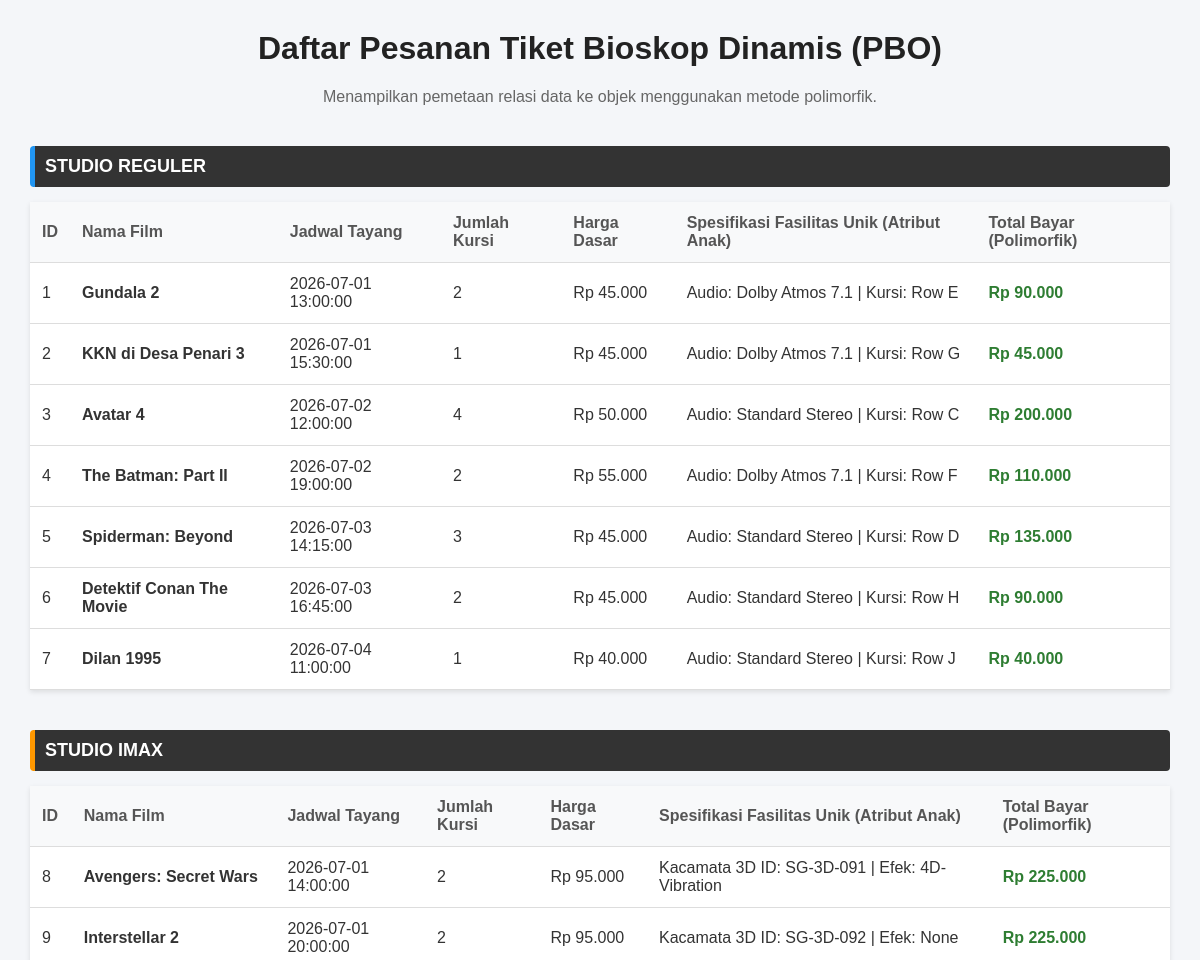
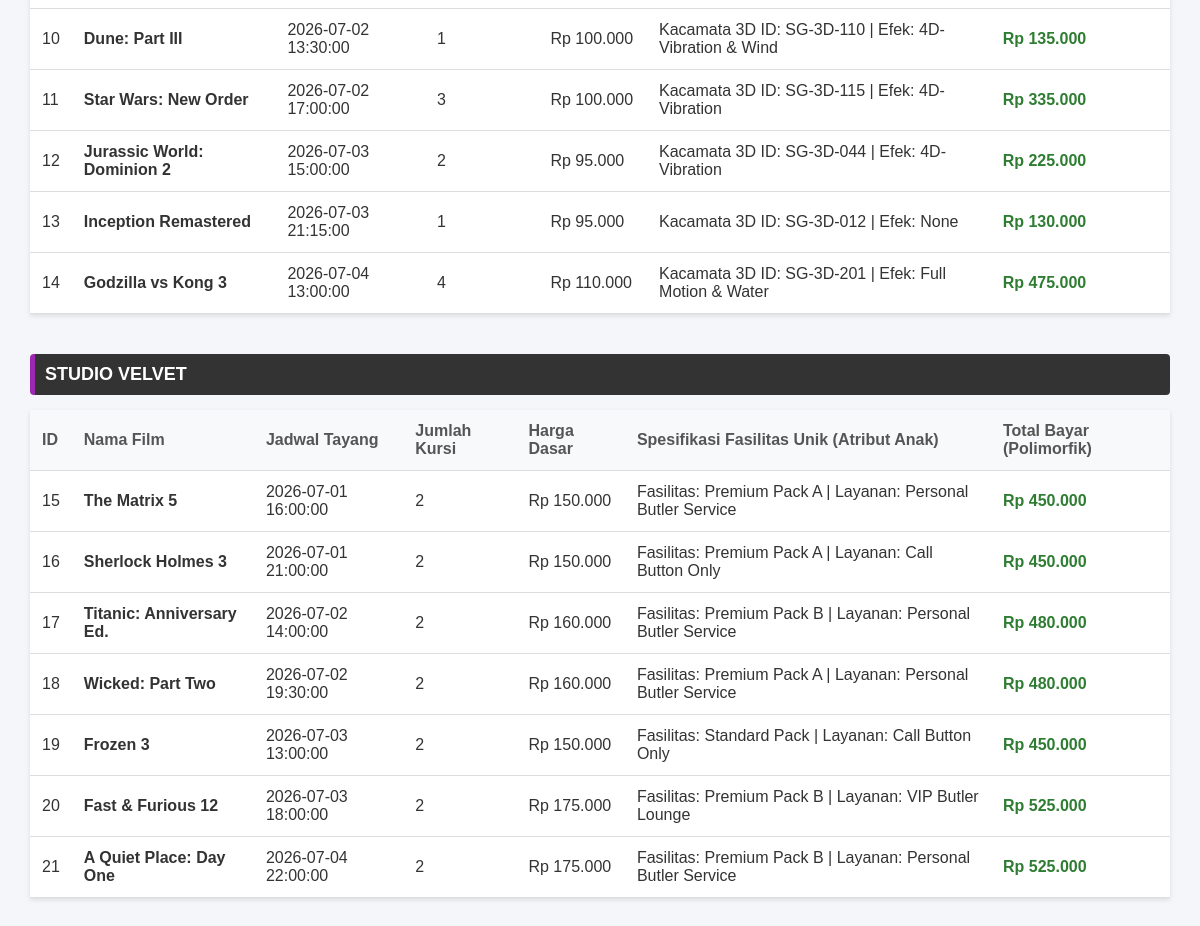
The page / on the database its author committed (2 pictures, top to bottom).
### tables this page shows
CREATE TABLE `tabel_tiket` (
  `id_tiket` int NOT NULL,
  `nama_film` varchar(150) NOT NULL,
  `jadwal_tayang` datetime NOT NULL,
  `jumlah_kursi` int NOT NULL,
  `harga_dasar_tiket` decimal(10,2) NOT NULL,
  `jenis_studio` enum('reguler','imax','velvet') NOT NULL,
  `tipe_audio` varchar(50) DEFAULT NULL,
  `lokasi_baris` varchar(10) DEFAULT NULL,
  `kacamata_3d_id` varchar(50) DEFAULT NULL,
  `efek_gerak_fitur` varchar(100) DEFAULT NULL,
  `bantal_selimut_pack` varchar(50) DEFAULT NULL,
  `layanan_butler` varchar(100) DEFAULT NULL
);

### TiketReguler.php (called while the page is built, shortened)
<?php
require_once 'tiket.php';
class TiketReguler extends Tiket {
    private $tipeAudio;
    private $lokasiBaris;
    public function __construct($id_tiket, $nama_film, $jadwal_tayang, $jumlah_kursi, $hargaDasarTiket, $tipeAudio, $lokasiBaris) {
        $this->tipeAudio = $tipeAudio;
        $this->lokasiBaris = $lokasiBaris;
    }
    public function hitungTotalHarga() {
        return $this->jumlah_kursi * $this->hargaDasarTiket;
    }
    public function tampilkanInfoFasilitas() {
        return "Audio: " . $this->tipeAudio . " | Kursi: " . $this->lokasiBaris;
    }
}
?>

### tiket.php (called while the page is built, shortened)
<?php
abstract class Tiket {
    public function __construct($id_tiket, $nama_film, $jadwal_tayang, $jumlah_kursi, $hargaDasarTiket) {
        $this->jumlah_kursi = $jumlah_kursi;
        $this->hargaDasarTiket = $hargaDasarTiket;
    }
}

### TiketIMAX.php (called while the page is built, shortened)
<?php
require_once 'tiket.php';
class TiketIMAX extends Tiket {
    private $kacamata3dId;
    private $efekGerakFitur;
    public function __construct($id_tiket, $nama_film, $jadwal_tayang, $jumlah_kursi, $hargaDasarTiket, $kacamata3dId, $efekGerakFitur) {
        $this->kacamata3dId = $kacamata3dId;
        $this->efekGerakFitur = $efekGerakFitur;
    }
    public function hitungTotalHarga() {
        return ($this->jumlah_kursi * $this->hargaDasarTiket) + 35000;
    }
    public function tampilkanInfoFasilitas() {
        return "Kacamata 3D ID: " . $this->kacamata3dId . " | Efek: " . $this->efekGerakFitur;
    }
}
?>

### TiketVelvet.php (called while the page is built, shortened)
<?php
require_once 'tiket.php';
class TiketVelvet extends Tiket {
    private $bantalSelimutPack;
    private $layananButler;
    public function __construct($id_tiket, $nama_film, $jadwal_tayang, $jumlah_kursi, $hargaDasarTiket, $bantalSelimutPack, $layananButler) {
        $this->bantalSelimutPack = $bantalSelimutPack;
        $this->layananButler = $layananButler;
    }
    public function hitungTotalHarga() {
        return ($this->jumlah_kursi * $this->hargaDasarTiket) * 1.50;
    }
    public function tampilkanInfoFasilitas() {
        return "Fasilitas: " . $this->bantalSelimutPack . " | Layanan: " . $this->layananButler;
    }
}
?>

### index.php (the view, shortened to what this page needs)
<?php
require_once 'TiketReguler.php';
require_once 'TiketIMAX.php';
require_once 'TiketVelvet.php';
$db = new Database();
$conn = $db->getConnection();
$query = "SELECT * FROM tabel_tiket";
$result = $conn->query($query);
$kelompok_tiket = [
    'reguler' => [],
    'imax'    => [],
    'velvet'  => []
];
if ($result && $result->num_rows > 0) {
    while ($row = $result->fetch_assoc()) {
        $jenis = strtolower($row['jenis_studio']);
        if ($jenis == 'reguler') {
            $kelompok_tiket['reguler'][] = new TiketReguler(
                $row['id_tiket'], $row['nama_film'], $row['jadwal_tayang'],
                $row['jumlah_kursi'], $row['harga_dasar_tiket'],
                $row['tipe_audio'], $row['lokasi_baris']
            );
        } elseif ($jenis == 'imax') {
            $kelompok_tiket['imax'][] = new TiketIMAX(
                $row['id_tiket'], $row['nama_film'], $row['jadwal_tayang'],
                $row['jumlah_kursi'], $row['harga_dasar_tiket'],
                $row['kacamata_3d_id'], $row['efek_gerak_fitur']
            );
        } elseif ($jenis == 'velvet') {
            $kelompok_tiket['velvet'][] = new TiketVelvet(
                $row['id_tiket'], $row['nama_film'], $row['jadwal_tayang'],
                $row['jumlah_kursi'], $row['harga_dasar_tiket'],
                $row['bantal_selimut_pack'], $row['layanan_butler']
            );
        }
    }
}
?>
<!DOCTYPE html>
<html lang="id">
<head>
</head>
<body>
    <h1>Daftar Pesanan Tiket Bioskop Dinamis (PBO)</h1>
    <p style="text-align: center; color: #666;">Menampilkan pemetaan relasi data ke objek menggunakan metode polimorfik.</p>
    <?php
    foreach ($kelompok_tiket as $nama_studio => $daftar_tiket):
    ?>
        <h2 class="studio-<?php echo $nama_studio; ?>">Studio <?php echo ucfirst($nama_studio); ?></h2>
        <table>
            <thead>
                <tr>
                    <th>ID</th>
                    <th>Nama Film</th>
                    <th>Jadwal Tayang</th>
                    <th>Jumlah Kursi</th>
                    <th>Harga Dasar</th>
                    <th>Spesifikasi Fasilitas Unik (Atribut Anak)</th>
                    <th>Total Bayar (Polimorfik)</th>
                </tr>
            </thead>
            <tbody>
                <?php if (empty($daftar_tiket)): ?>
                    <tr>
                        <td colspan="7" style="text-align: center; color: #999;">Belum ada data pesanan untuk studio ini.</td>
                    </tr>
                <?php else: ?>
                    <?php foreach ($daftar_tiket as $tiket): ?>
                        <tr>
                            <td>
                                <?php
                                $refId = new ReflectionProperty('Tiket', 'id_tiket');
                                $refId->setAccessible(true);
                                echo $refId->getValue($tiket);
                                ?>
                            </td>
                            <td>
                                <strong>
                                <?php
                                $refFilm = new ReflectionProperty('Tiket', 'nama_film');
                                $refFilm->setAccessible(true);
                                echo $refFilm->getValue($tiket);
                                ?>
                                </strong>
                            </td>
                            <td>
                                <?php
                                $refJadwal = new ReflectionProperty('Tiket', 'jadwal_tayang');
                                $refJadwal->setAccessible(true);
                                echo $refJadwal->getValue($tiket);
                                ?>
                            </td>
                            <td>
                                <?php
                                $refKursi = new ReflectionProperty('Tiket', 'jumlah_kursi');
                                $refKursi->setAccessible(true);
                                echo $refKursi->getValue($tiket);
                                ?>
                            </td>
                            <td>
                                Rp <?php
                                $refHarga = new ReflectionProperty('Tiket', 'hargaDasarTiket');
                                $refHarga->setAccessible(true);
                                echo number_format($refHarga->getValue($tiket), 0, ',', '.');
                                ?>
                            </td>
                            <td>
                                <span><?php echo $tiket->tampilkanInfoFasilitas(); ?></span>
                            </td>
                            <td class="harga">
                                Rp <?php echo number_format($tiket->hitungTotalHarga(), 0, ',', '.'); ?>
                            </td>
                        </tr>
                    <?php endforeach; ?>
                <?php endif; ?>
            </tbody>
        </table>
    <?php endforeach; ?>
</body>
</html>

### index.php (style rules this page uses)
body { font-family: Arial, sans-serif; margin: 30px; background-color: #f4f6f9; color: #333; }
h1 { text-align: center; color: #222; }
h2 { background-color: #333; color: #fff; padding: 10px; margin-top: 40px; border-radius: 4px; text-transform: uppercase; font-size: 18px; }
.studio-reguler { border-left: 5px solid #2196F3; }
.studio-imax { border-left: 5px solid #FF9800; }
.studio-velvet { border-left: 5px solid #9C27B0; }
table { width: 100%; border-collapse: collapse; margin-top: 10px; background: #fff; box-shadow: 0 2px 5px rgba(0,0,0,0.1); }
th, td { padding: 12px; text-align: left; border-bottom: 1px solid #ddd; }
th { background-color: #f8f9fa; color: #555; }
.harga { font-weight: bold; color: #2e7d32; }

### rows shown on the page
tabel_tiket: Value "1", Value "Gundala 2", Value "2026-07-01 13:00:00", Value "2", Value "45.000", $tiket->tampilkanInfoFasilitas() "Audio: Dolby Atmos 7.1 | Kursi: Row E", $tiket->hitungTotalHarga() "90.000"
tabel_tiket: Value "2", Value "KKN di Desa Penari 3", Value "2026-07-01 15:30:00", Value "1", Value "45.000", $tiket->tampilkanInfoFasilitas() "Audio: Dolby Atmos 7.1 | Kursi: Row G", $tiket->hitungTotalHarga() "45.000"
tabel_tiket: Value "3", Value "Avatar 4", Value "2026-07-02 12:00:00", Value "4", Value "50.000", $tiket->tampilkanInfoFasilitas() "Audio: Standard Stereo | Kursi: Row C", $tiket->hitungTotalHarga() "200.000"
tabel_tiket: Value "4", Value "The Batman: Part II", Value "2026-07-02 19:00:00", Value "2", Value "55.000", $tiket->tampilkanInfoFasilitas() "Audio: Dolby Atmos 7.1 | Kursi: Row F", $tiket->hitungTotalHarga() "110.000"
tabel_tiket: Value "5", Value "Spiderman: Beyond", Value "2026-07-03 14:15:00", Value "3", Value "45.000", $tiket->tampilkanInfoFasilitas() "Audio: Standard Stereo | Kursi: Row D", $tiket->hitungTotalHarga() "135.000"
tabel_tiket: Value "6", Value "Detektif Conan The Movie", Value "2026-07-03 16:45:00", Value "2", Value "45.000", $tiket->tampilkanInfoFasilitas() "Audio: Standard Stereo | Kursi: Row H", $tiket->hitungTotalHarga() "90.000"
tabel_tiket: Value "7", Value "Dilan 1995", Value "2026-07-04 11:00:00", Value "1", Value "40.000", $tiket->tampilkanInfoFasilitas() "Audio: Standard Stereo | Kursi: Row J", $tiket->hitungTotalHarga() "40.000"
tabel_tiket: Value "8", Value "Avengers: Secret Wars", Value "2026-07-01 14:00:00", Value "2", Value "95.000", $tiket->tampilkanInfoFasilitas() "Kacamata 3D ID: SG-3D-091 | Efek: 4D-Vibration", $tiket->hitungTotalHarga() "225.000"
tabel_tiket: Value "9", Value "Interstellar 2", Value "2026-07-01 20:00:00", Value "2", Value "95.000", $tiket->tampilkanInfoFasilitas() "Kacamata 3D ID: SG-3D-092 | Efek: None", $tiket->hitungTotalHarga() "225.000"
tabel_tiket: Value "10", Value "Dune: Part III", Value "2026-07-02 13:30:00", Value "1", Value "100.000", $tiket->tampilkanInfoFasilitas() "Kacamata 3D ID: SG-3D-110 | Efek: 4D-Vibration & Wind", $tiket->hitungTotalHarga() "135.000"
tabel_tiket: Value "11", Value "Star Wars: New Order", Value "2026-07-02 17:00:00", Value "3", Value "100.000", $tiket->tampilkanInfoFasilitas() "Kacamata 3D ID: SG-3D-115 | Efek: 4D-Vibration", $tiket->hitungTotalHarga() "335.000"
tabel_tiket: Value "12", Value "Jurassic World: Dominion 2", Value "2026-07-03 15:00:00", Value "2", Value "95.000", $tiket->tampilkanInfoFasilitas() "Kacamata 3D ID: SG-3D-044 | Efek: 4D-Vibration", $tiket->hitungTotalHarga() "225.000"
tabel_tiket: Value "13", Value "Inception Remastered", Value "2026-07-03 21:15:00", Value "1", Value "95.000", $tiket->tampilkanInfoFasilitas() "Kacamata 3D ID: SG-3D-012 | Efek: None", $tiket->hitungTotalHarga() "130.000"
tabel_tiket: Value "14", Value "Godzilla vs Kong 3", Value "2026-07-04 13:00:00", Value "4", Value "110.000", $tiket->tampilkanInfoFasilitas() "Kacamata 3D ID: SG-3D-201 | Efek: Full Motion & Water", $tiket->hitungTotalHarga() "475.000"
tabel_tiket: Value "15", Value "The Matrix 5", Value "2026-07-01 16:00:00", Value "2", Value "150.000", $tiket->tampilkanInfoFasilitas() "Fasilitas: Premium Pack A | Layanan: Personal Butler Service", $tiket->hitungTotalHarga() "450.000"
tabel_tiket: Value "16", Value "Sherlock Holmes 3", Value "2026-07-01 21:00:00", Value "2", Value "150.000", $tiket->tampilkanInfoFasilitas() "Fasilitas: Premium Pack A | Layanan: Call Button Only", $tiket->hitungTotalHarga() "450.000"
tabel_tiket: Value "17", Value "Titanic: Anniversary Ed.", Value "2026-07-02 14:00:00", Value "2", Value "160.000", $tiket->tampilkanInfoFasilitas() "Fasilitas: Premium Pack B | Layanan: Personal Butler Service", $tiket->hitungTotalHarga() "480.000"
tabel_tiket: Value "18", Value "Wicked: Part Two", Value "2026-07-02 19:30:00", Value "2", Value "160.000", $tiket->tampilkanInfoFasilitas() "Fasilitas: Premium Pack A | Layanan: Personal Butler Service", $tiket->hitungTotalHarga() "480.000"
tabel_tiket: Value "19", Value "Frozen 3", Value "2026-07-03 13:00:00", Value "2", Value "150.000", $tiket->tampilkanInfoFasilitas() "Fasilitas: Standard Pack | Layanan: Call Button Only", $tiket->hitungTotalHarga() "450.000"
tabel_tiket: Value "20", Value "Fast & Furious 12", Value "2026-07-03 18:00:00", Value "2", Value "175.000", $tiket->tampilkanInfoFasilitas() "Fasilitas: Premium Pack B | Layanan: VIP Butler Lounge", $tiket->hitungTotalHarga() "525.000"
tabel_tiket: Value "21", Value "A Quiet Place: Day One", Value "2026-07-04 22:00:00", Value "2", Value "175.000", $tiket->tampilkanInfoFasilitas() "Fasilitas: Premium Pack B | Layanan: Personal Butler Service", $tiket->hitungTotalHarga() "525.000"

### other values the page prints
$nama_studio "REGULER"
$nama_studio "IMAX"
$nama_studio "VELVET"
